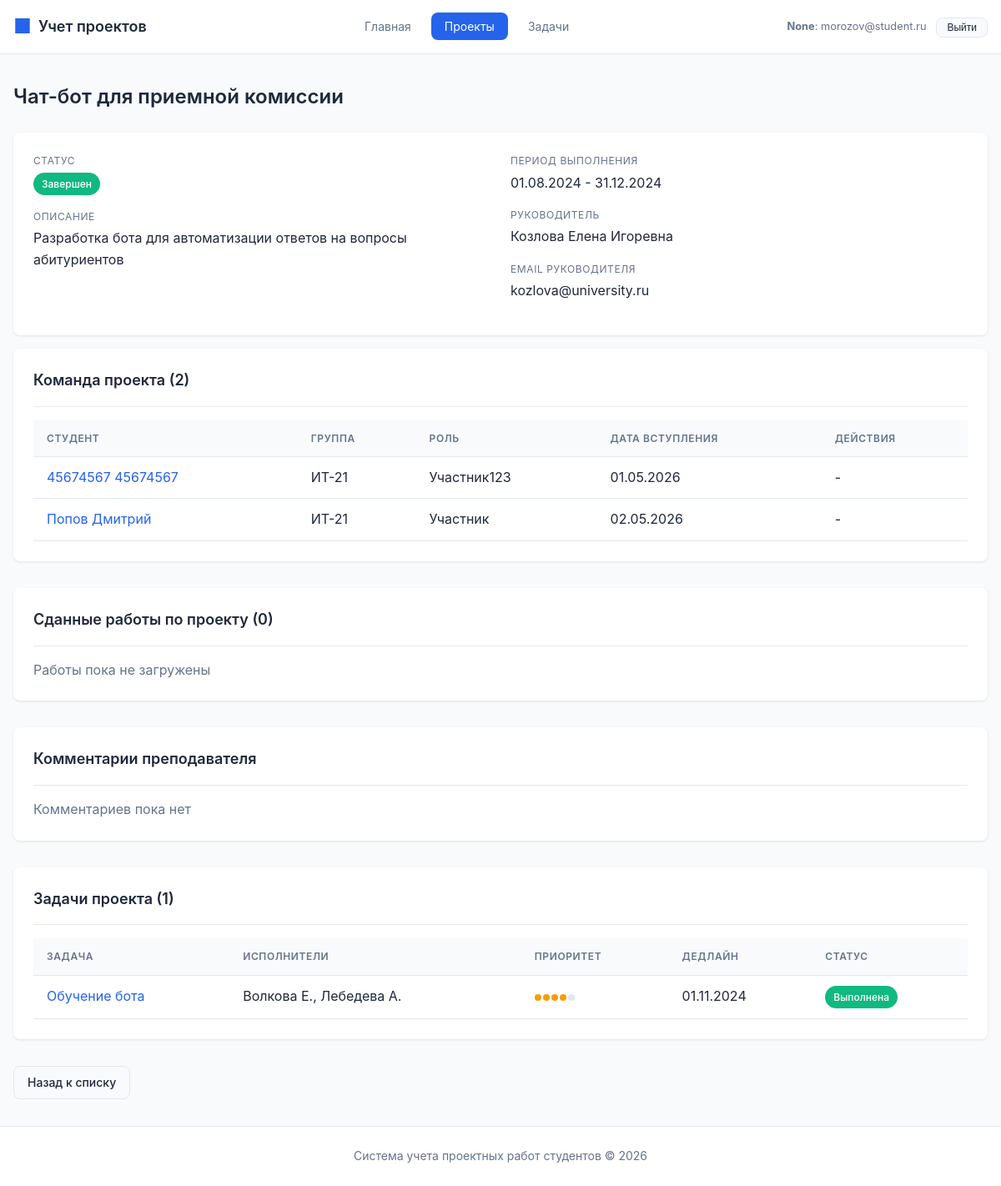
The page /projects/4 (signed in) on the database its author committed.
### tables this page shows
CREATE TABLE student (
    id INTEGER PRIMARY KEY AUTOINCREMENT,
    last_name TEXT NOT NULL,
    first_name TEXT NOT NULL,
    middle_name TEXT,
    email TEXT UNIQUE NOT NULL,
    phone TEXT,
    student_group_id INTEGER REFERENCES student_group(id) ON DELETE SET NULL,
    created_at TEXT DEFAULT CURRENT_TIMESTAMP
);

CREATE TABLE project (
    id INTEGER PRIMARY KEY AUTOINCREMENT,
    title TEXT NOT NULL,
    description TEXT,
    start_date TEXT NOT NULL,
    end_date TEXT NOT NULL,
    status_id INTEGER REFERENCES project_status(id) ON DELETE SET NULL,
    supervisor_id INTEGER REFERENCES teacher(id) ON DELETE SET NULL,
    created_at TEXT DEFAULT CURRENT_TIMESTAMP,
    updated_at TEXT DEFAULT CURRENT_TIMESTAMP,
    CONSTRAINT valid_dates CHECK (end_date >= start_date)
);

CREATE TABLE project_status (
    id INTEGER PRIMARY KEY AUTOINCREMENT,
    name TEXT NOT NULL UNIQUE,
    description TEXT,
    color TEXT DEFAULT '#6B7280'
);

CREATE TABLE teacher (
    id INTEGER PRIMARY KEY AUTOINCREMENT,
    last_name TEXT NOT NULL,
    first_name TEXT NOT NULL,
    middle_name TEXT,
    email TEXT UNIQUE NOT NULL,
    phone TEXT,
    position TEXT,
    department_id INTEGER REFERENCES department(id) ON DELETE SET NULL,
    created_at TEXT DEFAULT CURRENT_TIMESTAMP
);

CREATE TABLE project_team (
    id INTEGER PRIMARY KEY AUTOINCREMENT,
    project_id INTEGER NOT NULL REFERENCES project(id) ON DELETE CASCADE,
    student_id INTEGER NOT NULL REFERENCES student(id) ON DELETE CASCADE,
    role TEXT DEFAULT 'Участник',
    joined_at TEXT DEFAULT CURRENT_DATE,
    UNIQUE(project_id, student_id)
);

CREATE TABLE student_group (
    id INTEGER PRIMARY KEY AUTOINCREMENT,
    name TEXT NOT NULL UNIQUE,
    course INTEGER NOT NULL CHECK (course >= 1 AND course <= 6),
    department_id INTEGER REFERENCES department(id) ON DELETE SET NULL,
    created_at TEXT DEFAULT CURRENT_TIMESTAMP
);

CREATE TABLE task (
    id INTEGER PRIMARY KEY AUTOINCREMENT,
    title TEXT NOT NULL,
    description TEXT,
    project_id INTEGER NOT NULL REFERENCES project(id) ON DELETE CASCADE,
    status_id INTEGER REFERENCES task_status(id) ON DELETE SET NULL,
    priority INTEGER DEFAULT 1 CHECK (priority >= 1 AND priority <= 5),
    deadline TEXT,
    created_at TEXT DEFAULT CURRENT_TIMESTAMP,
    updated_at TEXT DEFAULT CURRENT_TIMESTAMP
);

CREATE TABLE task_status (
    id INTEGER PRIMARY KEY AUTOINCREMENT,
    name TEXT NOT NULL UNIQUE,
    description TEXT,
    color TEXT DEFAULT '#6B7280'
);

### routes/projects.py (the view, shortened to what this page needs)
@projects_bp.route('/<int:project_id>')
def view_project(project_id):
    project = execute_query("""
        SELECT
            p.*,
            ps.name as status,
            ps.color as status_color,
            t.last_name || ' ' || t.first_name || ' ' || COALESCE(t.middle_name, '') as supervisor_name,
            t.email as supervisor_email
        FROM project p
        LEFT JOIN project_status ps ON p.status_id = ps.id
        LEFT JOIN teacher t ON p.supervisor_id = t.id
        WHERE p.id = %s
    """, (project_id,), fetch_one=True)
    if not project:
        flash('Проект не найден', 'error')
        return redirect(url_for('projects.list_projects'))
    can_edit_project = can_manage_project(project_id)
    team = execute_query("""
        SELECT
            s.id,
            s.last_name || ' ' || s.first_name as student_name,
            s.email,
            sg.name as group_name,
            pt.role,
            pt.joined_at
        FROM project_team pt
        JOIN student s ON pt.student_id = s.id
        LEFT JOIN student_group sg ON s.student_group_id = sg.id
        WHERE pt.project_id = %s
        ORDER BY pt.joined_at
    """, (project_id,), fetch_all=True)
    tasks = execute_query("""
        SELECT
            t.id,
            t.title,
            t.deadline,
            t.priority,
            ts.name as status,
            ts.color as status_color,
            (SELECT GROUP_CONCAT(s.last_name || ' ' || SUBSTR(s.first_name, 1, 1) || '.', ', ')
             FROM task_student ts2
             JOIN student s ON ts2.student_id = s.id
             WHERE ts2.task_id = t.id) as assignees
        FROM task t
        LEFT JOIN task_status ts ON t.status_id = ts.id
        WHERE t.project_id = %s
        ORDER BY t.priority DESC, t.deadline ASC
    """, (project_id,), fetch_all=True)
    submissions = execute_query(
        """
        SELECT
            f.id,
            f.name,
            f.size,
            f.uploaded_at,
            s.last_name || ' ' || s.first_name AS student_name
        FROM file f
        LEFT JOIN student s ON s.id = f.uploaded_by_student_id
        WHERE f.project_id = %s
        ORDER BY f.uploaded_at DESC
        """,
        (project_id,),
        fetch_all=True,
    )
    teacher_comments = execute_query(
        """
        SELECT
            c.id,
            c.content,
            c.created_at,
            t.last_name || ' ' || t.first_name AS teacher_name
        FROM comment c
        JOIN teacher t ON t.id = c.author_teacher_id
        WHERE c.project_id = %s
        ORDER BY c.created_at DESC
        """,
        (project_id,),
        fetch_all=True,
    )
    available_students = execute_query("""
        SELECT
            s.id,
            s.last_name || ' ' || s.first_name as full_name,
            sg.name as group_name
        FROM student s
        LEFT JOIN student_group sg ON s.student_group_id = sg.id
        WHERE s.id NOT IN (
            SELECT pt.student_id
            FROM project_team pt
            WHERE pt.project_id = %s
        )
        ORDER BY s.last_name, s.first_name
    """, (project_id,), fetch_all=True)
    return render_template(
        'projects/view.html',
        project=project,
        team=team,
        tasks=tasks,
        submissions=submissions,
        teacher_comments=teacher_comments,
        available_students=available_students,
        can_edit_project=can_edit_project,
        can_submit=g.current_user["role"] == ROLE_STUDENT and _can_submit_to_project(project_id, g.current_user["id"]),
        can_comment=g.current_user["role"] in {ROLE_TEACHER, ROLE_ADMIN} and can_manage_project(project_id),
    )

### templates/projects/view.html (shortened to what this page needs)
{% extends 'base.html' %}
{% block content %}
<div class="page-header">
    <h1 class="page-title">{{ project.title }}</h1>
</div>
<div class="card">
    <div class="detail-grid">
        <div>
            <div class="detail-item">
                <div class="detail-label">Статус</div>
                <div class="detail-value">
                    <span class="badge badge-status" style="background-color: {{ project.status_color or '#6B7280' }}">
                        {{ project.status or 'Не указан' }}
                    </span>
                </div>
            </div>
            <div class="detail-item">
                <div class="detail-label">Описание</div>
                <div class="detail-value">{{ project.description or 'Описание отсутствует' }}</div>
            </div>
        </div>
        <div>
            <div class="detail-item">
                <div class="detail-label">Период выполнения</div>
                <div class="detail-value">
                    {{ project.start_date.strftime('%d.%m.%Y') if project.start_date else '-' }} -
                    {{ project.end_date.strftime('%d.%m.%Y') if project.end_date else '-' }}
                </div>
            </div>
            <div class="detail-item">
                <div class="detail-label">Руководитель</div>
                <div class="detail-value">{{ project.supervisor_name or 'Не назначен' }}</div>
            </div>
            {% if project.supervisor_email %}
            <div class="detail-item">
                <div class="detail-label">Email руководителя</div>
                <div class="detail-value">{{ project.supervisor_email }}</div>
            </div>
            {% endif %}
        </div>
    </div>
</div>
<div class="section">
    <div class="card">
        <div class="card-header">
            <h2 class="card-title">Команда проекта ({{ team|length }})</h2>
        </div>
        {% if team %}
        <div class="table-container">
            <table>
                <thead>
                    <tr>
                        <th>Студент</th>
                        <th>Группа</th>
                        <th>Роль</th>
                        <th>Дата вступления</th>
                        <th>Действия</th>
                    </tr>
                </thead>
                <tbody>
                    {% for member in team %}
                    <tr>
                        <td>
                            <a href="{{ url_for('students.view_student', student_id=member.id) }}" class="link">
                                {{ member.student_name }}
                            </a>
                        </td>
                        <td>{{ member.group_name or '-' }}</td>
                        <td>{{ member.role }}</td>
                        <td>{{ member.joined_at.strftime('%d.%m.%Y') if member.joined_at else '-' }}</td>
                        <td>
                            {% if can_edit_project %}
                            <form method="POST"
                                  action="{{ url_for('projects.remove_student_from_project', project_id=project.id, student_id=member.id) }}"
                                  onsubmit="return confirm('Удалить участника?')">
                                <button type="submit" class="btn btn-danger btn-sm">Удалить</button>
                            </form>
                            {% else %}
                            -
                            {% endif %}
                        </td>
                    </tr>
                    {% endfor %}
                </tbody>
            </table>
        </div>
        {% else %}
        <p style="color: var(--text-secondary);">Команда не сформирована</p>
        {% endif %}
    </div>
</div>
<div class="section">
    <div class="card">
        <div class="card-header">
            <h2 class="card-title">Сданные работы по проекту ({{ submissions|length }})</h2>
        </div>
        {% if submissions %}
        <div class="table-container">
            <table>
                <thead>
                    <tr>
                        <th>Файл</th>
                        <th>Студент</th>
                        <th>Размер</th>
                        <th>Дата загрузки</th>
                    </tr>
                </thead>
                <tbody>
                    {% for file in submissions %}
                    <tr>
                        <td>
                            <a class="link" href="{{ url_for('submissions.download_file', file_id=file.id) }}">{{ file.name }}</a>
                        </td>
                        <td>{{ file.student_name or '-' }}</td>
                        <td>{{ file.size or 0 }} байт</td>
                        <td>{{ file.uploaded_at.strftime('%d.%m.%Y %H:%M') if file.uploaded_at else '-' }}</td>
                    </tr>
                    {% endfor %}
                </tbody>
            </table>
        </div>
        {% else %}
        <p style="color: var(--text-secondary);">Работы пока не загружены</p>
        {% endif %}
    </div>
</div>
<div class="section">
    <div class="card">
        <div class="card-header">
            <h2 class="card-title">Комментарии преподавателя</h2>
        </div>
        {% if teacher_comments %}
            {% for comment in teacher_comments %}
            <div style="padding: 0.75rem 0; border-bottom: 1px solid var(--border);">
                <div style="font-weight: 600;">{{ comment.teacher_name }}</div>
                <div style="color: var(--text-secondary); font-size: 0.9rem;">
                    {{ comment.created_at.strftime('%d.%m.%Y %H:%M') if comment.created_at else '' }}
                </div>
                <div style="margin-top: 0.35rem;">{{ comment.content }}</div>
            </div>
            {% endfor %}
        {% else %}
        <p style="color: var(--text-secondary);">Комментариев пока нет</p>
        {% endif %}
    </div>
</div>
<div class="section">
    <div class="card">
        <div class="card-header">
            <h2 class="card-title">Задачи проекта ({{ tasks|length }})</h2>
        </div>
        {% if tasks %}
        <div class="table-container">
            <table>
                <thead>
                    <tr>
                        <th>Задача</th>
                        <th>Исполнители</th>
                        <th>Приоритет</th>
                        <th>Дедлайн</th>
                        <th>Статус</th>
                    </tr>
                </thead>
                <tbody>
                    {% for task in tasks %}
                    <tr>
                        <td>
                            <a href="{{ url_for('tasks.view_task', task_id=task.id) }}" class="link">
                                {{ task.title }}
                            </a>
                        </td>
                        <td>{{ task.assignees or 'Не назначены' }}</td>
                        <td>
                            <div class="priority">
                                {% for i in range(5) %}
                                <span class="priority-dot {% if i < task.priority %}filled{% endif %}"></span>
                                {% endfor %}
                            </div>
                        </td>
                        <td>{{ task.deadline.strftime('%d.%m.%Y') if task.deadline else '-' }}</td>
                        <td>
                            <span class="badge badge-status" style="background-color: {{ task.status_color or '#6B7280' }}">
                                {{ task.status or 'Не указан' }}
                            </span>
                        </td>
                    </tr>
                    {% endfor %}
                </tbody>
            </table>
        </div>
        {% else %}
        <p style="color: var(--text-secondary);">Задачи не созданы</p>
        {% endif %}
    </div>
</div>
<a href="{{ url_for('projects.list_projects') }}" class="btn btn-secondary">Назад к списку</a>
{% endblock %}

### templates/base.html (shortened to what this page needs)
<!DOCTYPE html>
<html lang="ru">
<head>
    <link rel="stylesheet" href="{{ url_for('static', filename='style.css') }}">
</head>
<body>
    <nav class="navbar">
        <div class="nav-container">
            <a href="{{ url_for('main.index') }}" class="nav-logo">
                <span class="logo-icon">&#9632;</span>
                Учет проектов
            </a>
            {% if current_user %}
            <ul class="nav-menu">
                <li><a href="{{ url_for('main.index') }}" class="nav-link {% if request.endpoint == 'main.index' %}active{% endif %}">Главная</a></li>
                <li><a href="{{ url_for('projects.list_projects') }}" class="nav-link {% if 'projects' in request.endpoint %}active{% endif %}">Проекты</a></li>
                <li><a href="{{ url_for('tasks.list_tasks') }}" class="nav-link {% if 'tasks' in request.endpoint %}active{% endif %}">Задачи</a></li>
            </ul>
            <div class="auth-panel">
                <div class="auth-user">
                    <strong>{{ current_user.role_label }}</strong>:
                    {% if current_user.role == ROLE_STUDENT and current_user.id %}
                    <a href="{{ url_for('students.view_student', student_id=current_user.id) }}" class="link">{{ current_user.name }}</a>
                    {% else %}
                    {{ current_user.name }}
                    {% endif %}
                </div>
                <form method="post" action="{{ url_for('auth.logout') }}">
                    <button type="submit" class="btn btn-secondary btn-sm">Выйти</button>
                </form>
            </div>
            {% endif %}
        </div>
    </nav>
    <main class="main-content">
        <div class="container">
            {% block content %}{% endblock %}
        </div>
    </main>
    <footer class="footer">
        <div class="container">
            <p>Система учета проектных работ студентов &copy; 2026</p>
        </div>
    </footer>
</body>
</html>

### rows shown on the page
student: name "morozov@student.ru"
project: title "Чат-бот для приемной комиссии", description "Разработка бота для автоматизации ответов на вопросы абитуриентов"
project_status: name "Завершен"
teacher: supervisor_email "kozlova@university.ru"
project_team: student_name "45674567 45674567", name "ИТ-21", role "Участник123", joined_at "01.05.2026"
project_team: student_name "Попов Дмитрий", name "ИТ-21", role "Участник", joined_at "02.05.2026"
task: title "Обучение бота", assignees "Волкова Е., Лебедева А.", priority 4 (drawn), deadline "01.11.2024", name "Выполнена"

### other values the page prints
{{ current_user.role_label }} "None"
{{ project.start_date.strftime('%d.%m.%Y') if project.start_date else '-' }} "01.08.2024"
{{ project.end_date.strftime('%d.%m.%Y') if project.end_date else '-' }} "31.12.2024"
{{ project.supervisor_name or 'Не назначен' }} "Козлова Елена Игоревна"
{{ team|length }} "2"
{{ submissions|length }} "0"
{{ tasks|length }} "1"
